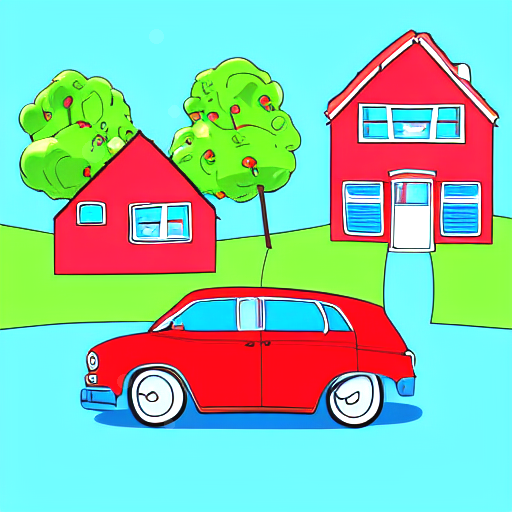
#> input picture proof_concept_1.png, 512 x 512 px; its folder holds only this picture in this run
$ python -i prepare_dataset.py   (imports and definitions only)
#> lines starting #> are read from the running program, lines starting #| are printed output that depends on the picture
import os
import random
import shutil
from pathlib import Path
from typing import List

import cv2
import numpy as np
import typer
from rich import print

# Offline augmentations using OpenCV/NumPy only

# [16 lines left out: functions affine_transform, hue_shift, not called in this run]

def elastic_deform(img: np.ndarray, alpha: float = 34, sigma: float = 4) -> np.ndarray:
	 random_state = np.random.RandomState(None)
	 shape = img.shape[:2]
	 dx = cv2.GaussianBlur((random_state.rand(*shape) * 2 - 1).astype(np.float32), (0, 0), sigma) * alpha
	 dy = cv2.GaussianBlur((random_state.rand(*shape) * 2 - 1).astype(np.float32), (0, 0), sigma) * alpha
	 x, y = np.meshgrid(np.arange(shape[1]), np.arange(shape[0]))
	 map_x = (x + dx).astype(np.float32)
	 map_y = (y + dy).astype(np.float32)
	 return cv2.remap(img, map_x, map_y, interpolation=cv2.INTER_LINEAR, borderMode=cv2.BORDER_REFLECT)

# [19 lines left out: functions cutmix, load_images_from_dir, not called in this run]

# [1 line that did not run here, left out]

# [63 lines that did not run here, left out]

# [2 lines not run here, left out]

>>> import cv2
>>> picture = cv2.imread('../proof_concept_1.png')
#> picture is the input picture: shape (512, 512, 3); mean B, G, R 170.5, 196.7, 141.2
>>> result = elastic_deform(picture)
#> in elastic_deform, `return cv2.remap(img, map_x, map_y, interpolation=cv2.INTER_LINEAR, bo..`:
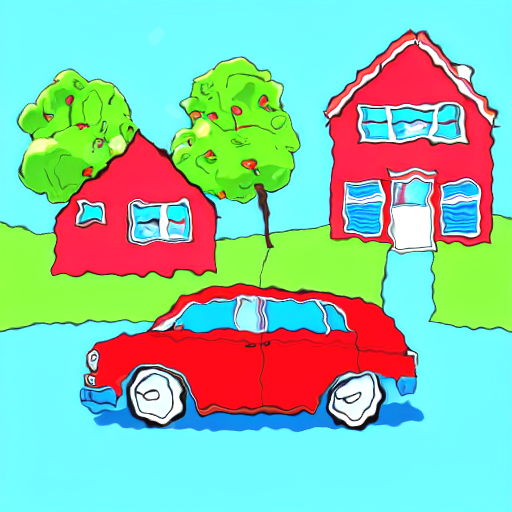
#> returned value: shape (512, 512, 3); mean of channels 0, 1, 2 170.1, 196.5, 141.4; drawn as B, G, R

$ run again, on proof_concept_2.png
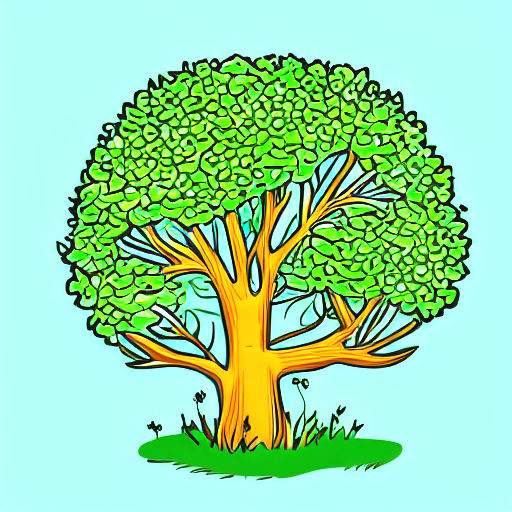
#> input picture proof_concept_2.png, 512 x 512 px
#> picture is the input picture: shape (512, 512, 3); mean B, G, R 164.3, 218.6, 149.5
#> in elastic_deform, `return cv2.remap(img, map_x, map_y, interpolation=cv2.INTER_LINEAR, bo..`:
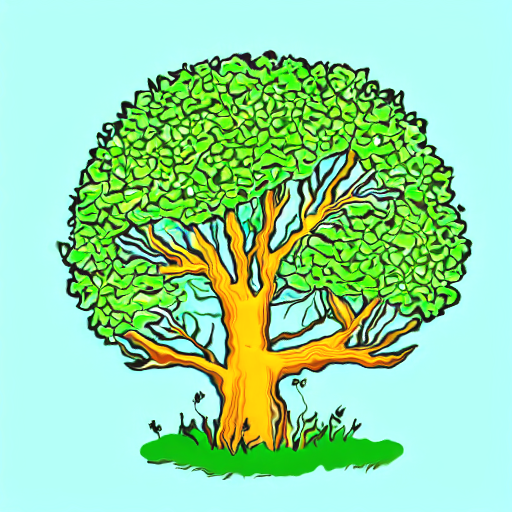
#> returned value: shape (512, 512, 3); mean of channels 0, 1, 2 164.4, 218.4, 149.6; drawn as B, G, R

$ run again, on proof_concept_3.png
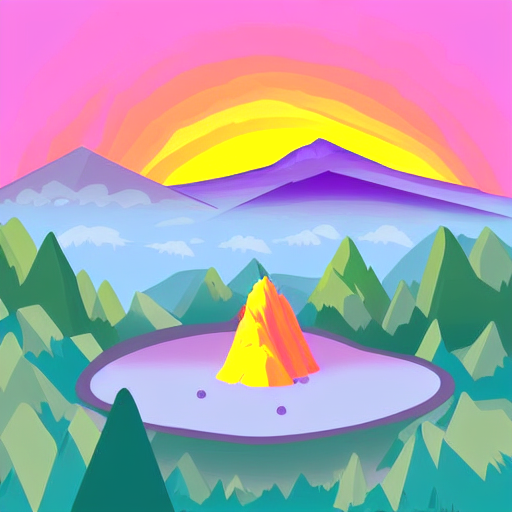
#> input picture proof_concept_3.png, 512 x 512 px
#> picture is the input picture: shape (512, 512, 3); mean B, G, R 173, 160.3, 168.7
#> in elastic_deform, `return cv2.remap(img, map_x, map_y, interpolation=cv2.INTER_LINEAR, bo..`:
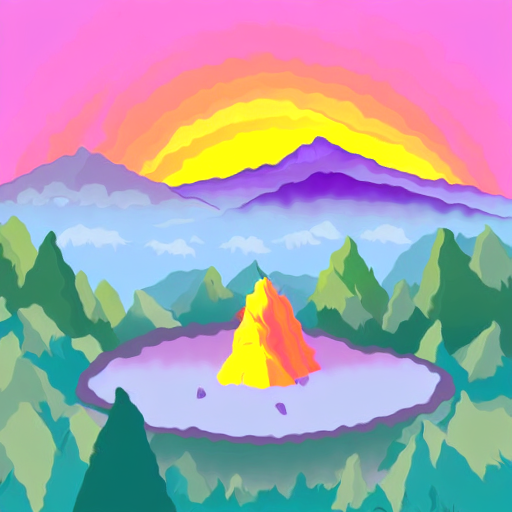
#> returned value: shape (512, 512, 3); mean of channels 0, 1, 2 172.9, 160.3, 168.8; drawn as B, G, R
